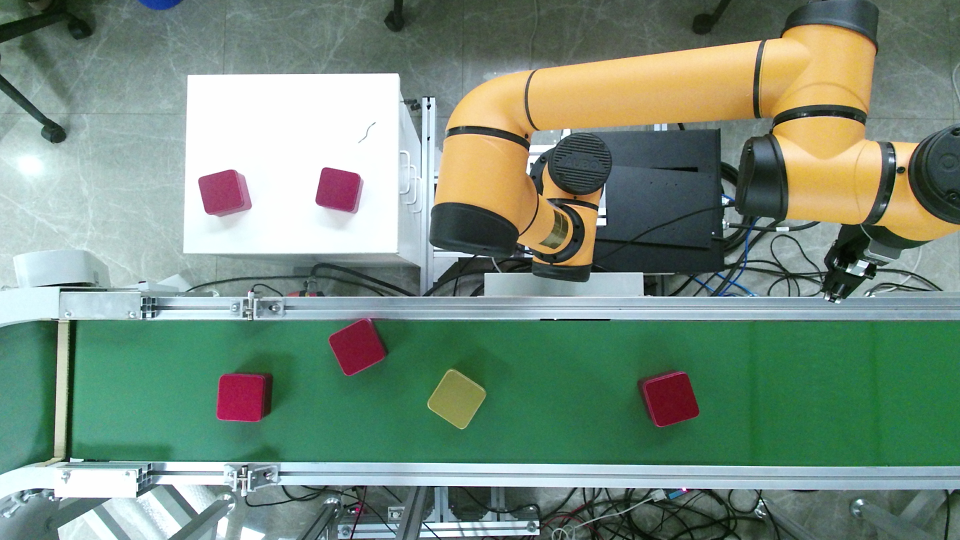
#> input picture src/lab_vision/scripts/imgs/test_aubo2.png, 1920 x 1080 px (shown at 1/2 size)
$ python main_test.py   (Python 2 division)   (older library calls are emulated)
#> lines starting #> are read from the running program, lines starting #| are printed output that depends on the picture; after the words box and inside, x2 and y2 are one past the last pixel; in counts of white or black regions, pixels touching at a corner belong together
### src/lab_vision/scripts/detector/detector_main.py
#!/usr/bin/env python
# encoding:utf-8
"""
图片感兴趣区域提取
根据颜色提取目标区域提取正方形区域
确定四个区域
     下料区 1 （传送带）
     产品区 2 （小车）
     原料区 3 （小车）
     上料区 4 （传送带）

定位下料区盒子位置
发布位置&姿态（二维）
"""
import cv2
import numpy as np
from detector.assembly_line_detector import AssemblyLineDetector
from detector.agv_detector import AgvDetector
from detector.box_detector import find_box
from common.global_ctl import is_debug_mode
from common.curve_tools import get_rect_range
import common.global_ctl as g_ctl


class DetectorMain:
    font_face = cv2.FONT_HERSHEY_COMPLEX

    def __init__(self, node_path, env_name = "env1"):
        if is_debug_mode:
            cv2.namedWindow("image")
            cv2.setMouseCallback("image", self.on_mouse_event)
        self.line_detector = AssemblyLineDetector()
        self.agv_detector = AgvDetector()
        # self.spliter_line_in_x = 790
        # self.spliter_agv_in_x = 600
        self.spliter_in_x_line = 950
        self.spliter_percent_in_x_line = 0.4
        self.spliter_percent_in_x_agv = 0.6
        self.node_path = node_path
        self.env_name = env_name
        self.init_params()

    def init_params(self):
        self.line_detector.load_params(self.node_path, self.env_name)
        self.agv_detector.load_params(self.node_path, self.env_name)
#> further down, pic is the input picture: shape (1080, 1920, 3); mean B, G, R 124.9, 141.3, 119.5

    # [4 lines left out: function save_params, not called in this run]

    def start_find(self, img):
        # img = pic.copy()
        # image = cv2.resize(image, None, fx=0.5, fy=0.5, interpolation=cv2.INTER_LINEAR)
        h, w, c = img.shape
        # print("width: {}, height: {}, channel: {}".format(w, h, c))
        # 提取流水线区域

        # print("----------------开始查找传送带盒子--------------")
        assembly_line_box_lst = []
        line_rst = self.line_detector.detect(img)
        if not line_rst:
            print("未发现流水线，请检查并确认！ <<<<<<<<<<")
        else:
            img_masked, img_color_masked, target_area = line_rst
            # cv2.imshow("img_masked", img_masked)
            # 在流水线指定区域找盒子， img_color_masked是数据源
            assembly_line_box_lst = find_box(img_masked, img_color_masked, "line")

            target_area_range = get_rect_range(target_area)

            # 绘制分割线
            spliter_in_x_line = self.draw_split_line(img_color_masked, target_area_range, self.spliter_in_x_line, False)

            # 把盒子根据当前的绝对位置推算个类型
            # 组装线 x < 790 , type=0原材料，type=1成品，type=2上料空位
            assembly_line_box_lst = [ (box[0], box[1], 1 if box[0][0] < spliter_in_x_line else 0)
                for box in assembly_line_box_lst]

            # 把传送带原材料区的空白位置构建出点和x向量，且type=2
            # 取出竖直方向的中点，在水平方向0.6的位置，设置为上料区
            y_start, y_end, x_start, x_end = target_area_range
            radius = 60

            x_end[0] = min(spliter_in_x_line + 600, 1920)
            for i in range(3):
                center = tuple(np.int0(x_start + (x_end - x_start) * (1.0 - i * 0.1)))

                # 如果上料区的半径区域没点，就确认当前区域可以放盒子，并且不再往左找了 （看看上料区目前有没有盒子）
                filter_rst_lst = [box for box in assembly_line_box_lst
                                  if box[2] == 0 and (center[0] - radius) < box[0][0] < (center[0] + radius)]

                if len(filter_rst_lst) == 0:
                    vect_y = (-1, 0)
                    # vect_x = x_end - x_start
                    # vect_x = vect_x / np.linalg.norm(vect_x)
                    assembly_line_box_lst.append([center, vect_y, 2])
                    # 此区域目前没盒子，可以放
                    cv2.circle(img_color_masked, center, radius, (230, 80, 160), 2)
                    cv2.circle(img_color_masked, center, 5, (0,0,255), -1)
                    cv2.arrowedLine(img_color_masked, center, tuple(center + np.array(vect_y) * 60),
                                    (0, 255, 0), 2, cv2.LINE_AA)
                    break

            else:
                print ">>>>>>>>>>> 当前传送带上没有合适的位置放置盒子 <<<<<<<<<<<<<<<<<"


            img_color_masked_half = cv2.resize(img_color_masked, None, fx=0.5, fy=0.5)
            cv2.imshow("img_color_masked-line", img_color_masked_half)
            cv2.moveWindow("img_color_masked-line", 0, 540)

        # print("----------------开始查找AVG盒子--------------")
        # 提取AGV小车区域
        agv_box_lst = []
        agv_rst = self.agv_detector.detect(img)
        if not agv_rst:
            print("未发现AGV小车，请检查并确认！ <<<<<<<<<<")
        else:
            agv_img_masked, agv_img_color_masked, agv_target_area = agv_rst
            # 在AGV小车上查找盒子： agv_img_color_masked是数据源, [center(x, y), vector_y(x, y)]
            agv_box_lst = find_box(agv_img_masked, agv_img_color_masked, "agv")

            agv_target_area_range = get_rect_range(agv_target_area)

            spliter_in_x_agv = self.draw_split_line(agv_img_color_masked, agv_target_area_range,
                                                    self.spliter_percent_in_x_agv)

            # 把盒子根据当前的绝对位置推算个类型
            # 小车线 x < 600 , type=0原材料，type=1产品，type=2产品区空位
            agv_box_lst = [(box[0], box[1], 1 if box[0][0] < spliter_in_x_agv else 0)
                           for box in agv_box_lst]


            y_start, y_end, x_start, x_end = agv_target_area_range
            # 绘制2个水平分割线
            # y_spliters = [0, 0.333, 0.666, 1.0]
            # 绘制1个水平分割线
            y_spliters = [0, 0.5, 1.0]

            # 把AVG产品区的空白位置构建出点和y向量，且type=2
            # 遍历每个产品矩形区域，看看有没有落在其中的产品中心点，没有则构建 空白位置数据-------这里是一行一行遍历的
            for s_index in range(len(y_spliters) - 1):
                spliter = y_spliters[s_index]

                # 右上角
                y_point = np.int0(y_start + (y_end - y_start) * spliter)
                # 右下角
                y_point_next = np.int0(y_start + (y_end - y_start) * y_spliters[s_index + 1])

                # ----------------------------------------------------------原料区
                top_right = np.array([x_end[0], y_start[1]])
                bottom_right = np.array([x_end[0], y_end[1]])

                raw_area = np.array([
                    y_point,
                    y_point_next,
                    np.int0(top_right + (bottom_right - top_right) * y_spliters[s_index + 1]),
                    np.int0(top_right + (bottom_right - top_right) * spliter),
                ])

                # 在原料区判断, 是否有空位
                filter_raw_lst = [box for box in agv_box_lst
                                  if box[2] == 0 and y_point[1] < box[0][1] < y_point_next[1]]

                if len(filter_raw_lst) == 0:
                    # 如果没有点
                    center = (raw_area[0] + raw_area[2]) * 0.5
                    center[0] += ((raw_area[3] - raw_area[0]) * 0.1)[0]
                    center = np.int0(center)
                    vect_y = (0, 1)
                    agv_box_lst.append([tuple(center), tuple(vect_y), 2])
                    cv2.circle(agv_img_color_masked, tuple(center), 60, (230, 80, 160), 2)
                    cv2.circle(agv_img_color_masked, tuple(center), 5, (0,0,255), -1)
                    cv2.arrowedLine(agv_img_color_masked, tuple(center), tuple(center + (np.array(vect_y) * 60)),
                                    (0, 255, 0), 2, cv2.LINE_AA)

                # ----------------------------------------------------------产品区

                # 矩形区域
                pro_area = np.array([
                    [x_start[0], y_point[1]],       # 左上
                    [x_start[0], y_point_next[1]],  # 左下
                    y_point_next,                   # 右下
                    y_point                         # 右上
                ])
                # 在Pro产品区判断, 是否有产品空位
                filter_pro_lst = [box for box in agv_box_lst
                                  if box[2] == 1 and y_point[1] < box[0][1] < y_point_next[1]]

                if len(filter_pro_lst) == 0:
                    # 如果没有点
                    center = (pro_area[0] + pro_area[2]) * 0.5
                    center[0] += ((pro_area[3] - pro_area[0]) * 0.26)[0]
                    center = np.int0(center)
                    # vect_y = y_end - y_start
                    # vect_y = vect_y / np.linalg.norm(vect_y)
                    # 目前只能传整形数据，就不自己算向量了。
                    vect_y = (0, 1)
                    agv_box_lst.append([tuple(center), tuple(vect_y), 2])

                    cv2.circle(agv_img_color_masked, tuple(center), 60, (230, 80, 160), 2)
                    cv2.circle(agv_img_color_masked, tuple(center), 5, (0,0,255), -1)
                    cv2.arrowedLine(agv_img_color_masked, tuple(center), tuple(center + (np.array(vect_y) * 60)),
                                    (0, 255, 0), 2, cv2.LINE_AA)
                    # cv2.fillPoly(agv_img_color_masked, [pro_area], (200,25,100), cv2.LINE_AA)


            # 绘制分割线
            for spliter in y_spliters:
                y_point = np.int0(y_start + (y_end - y_start) * spliter)
                p_start = (x_start[0], y_point[1])
                p_end = (x_end[0], y_point[1])
                cv2.line(agv_img_color_masked, p_start, p_end, (30, 150, 255), 2, cv2.LINE_AA)

            agv_img_color_masked_half = cv2.resize(agv_img_color_masked, None, fx=0.5, fy=0.5)
            cv2.imshow("img_color_masked-agv", agv_img_color_masked_half)
            cv2.moveWindow("img_color_masked-agv", 960, 540)


        if g_ctl.is_debug_mode:
            # 中心画一条线，保证在盒子在中心位置附近
            cv2.line(img, (w / 2, 0), (w / 2, h), (50, 255, 50), 2, cv2.LINE_AA)
            line_offset_x = -30
            cv2.line(img, (w / 2 + line_offset_x, 0), (w / 2 + line_offset_x, h), (50, 255, 50), 2, cv2.LINE_AA)
            line_offset_x = -530
            cv2.line(img, (w / 2 + line_offset_x, 0), (w / 2 + line_offset_x, h), (50, 255, 50), 2, cv2.LINE_AA)
            line_offset_x = 444
            cv2.line(img, (w / 2 + line_offset_x, 0), (w / 2 + line_offset_x, h), (50, 255, 50), 2, cv2.LINE_AA)

            cv2.line(img, (0, h / 2), (w, h / 2), (50, 50, 255), 2, cv2.LINE_AA)
            line_offset_y = 48
            cv2.line(img, (0, h / 2 + line_offset_y), (w, h / 2 + line_offset_y), (50, 50, 255), 2, cv2.LINE_AA)
            line_offset_y = 316
            cv2.line(img, (0, h / 2 + line_offset_y), (w, h / 2 + line_offset_y), (50, 50, 255), 2, cv2.LINE_AA)
            line_offset_y = 360
            cv2.line(img, (0, h / 2 + line_offset_y), (w, h / 2 + line_offset_y), (50, 50, 255), 2, cv2.LINE_AA)

            cv2.putText(img, "Center", (w / 2 + 50, h / 2 - 50), DetectorMain.font_face, fontScale=1.3, color=(255, 100, 255), thickness=2, lineType=cv2.LINE_AA)
            cv2.arrowedLine(img, (w / 2 + 50, h / 2 - 50), (w / 2 + 5, h / 2 - 5), (0,255,255), 2)

            cv2.imshow("image", img)
        # 打印盒子列表 [(center, vector_x),(center, vector_x) ...]
        return assembly_line_box_lst, agv_box_lst

    def draw_split_line(self, img_color_masked, target_area_range, spliter_value_in_x, is_percent = True):
        y_start, y_end, x_start, x_end = target_area_range

        if is_percent:
            x = int((x_end[0] - x_start[0]) * spliter_value_in_x + x_start[0])
        else:
            x = spliter_value_in_x
        # 绘制竖分线
        cv2.line(img_color_masked,
                 (x, y_start[1]),
                 (x, y_end[1]), (200, 60, 255), 2, cv2.LINE_AA)
        line_start = (x, y_start[1])
        cv2.putText(img_color_masked, "Raw", (line_start[0] + 50, line_start[1] - 20),
                    DetectorMain.font_face, fontScale=1, color=(255, 255, 255), thickness=2, lineType=cv2.LINE_AA)
        cv2.putText(img_color_masked, "Pro", (line_start[0] - 120, line_start[1] - 20),
                    DetectorMain.font_face, fontScale=1, color=(255, 255, 255), thickness=2, lineType=cv2.LINE_AA)
        return x

    def on_mouse_event(self, event, x, y, flags, param):
        if event == cv2.EVENT_LBUTTONDOWN:
            print("坐标----------------------({}, {})------------------".format(x, y))

### src/lab_vision/scripts/detector/assembly_line_detector.py
#!/usr/bin/env python
# encoding:utf-8
import cv2
import numpy as np
from common.abs_detector import AbsDetector
from common.curve_tools import shrink_polygon
import common.global_ctl as g_ctl

class AssemblyLineDetector(AbsDetector):

    def __init__(self):
        super(AssemblyLineDetector, self).__init__()
        self.h_min = 40
        self.h_max = 100
        self.s_min = 60 # 教室晚上60, 教室白天83
        self.s_max = 255
        self.v_min = 54
        self.v_max = 255
        self.kernal = cv2.getStructuringElement(cv2.MORPH_RECT, (5, 5))

        self.init_track_bar("line")

    def detect(self, image):
        height, width = image.shape[:2]
        # 根据颜色提取目标区域提取正方形区域
        hsv = cv2.cvtColor(image, cv2.COLOR_BGR2HSV)
#> hsv: shape (1080, 1920, 3); mean H, S, V 73.4, 80.9, 148.9
        mask = cv2.inRange(hsv, (self.h_min, self.s_min, self.v_min), (self.h_max, self.s_max, self.v_max))
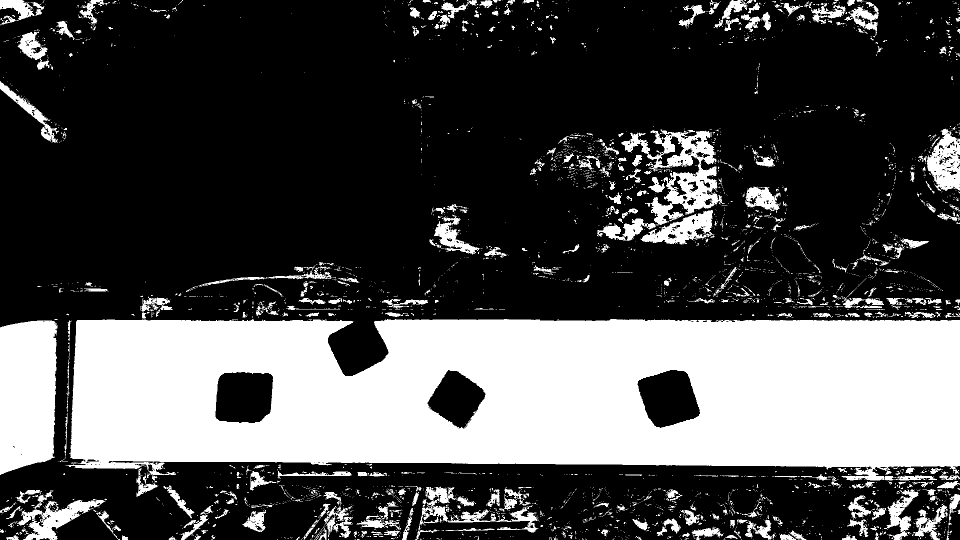
#> mask: shape (1080, 1920) (shown at 1/2 size); 30.4% white; 3772 white regions (3305 under 20 px), largest, box (x1, y1, x2, y2) and area: (131, 638, 1920, 961) 476588, (0, 641, 114, 950) 31632, (1194, 259, 1449, 482) 15935

        win_name = self.get_win_name()
        if win_name:
            tmp_mask = cv2.resize(mask, None, fx=0.5, fy=0.5)
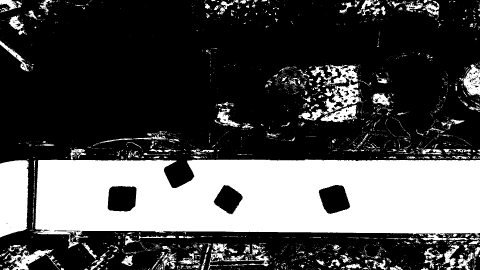
#> tmp_mask: shape (540, 960) (shown at 1/2 size); min 0, max 255, mean 77.6
            cv2.imshow(win_name, tmp_mask)

        copy = image.copy()
        copy[mask != 0] = [0, 0, 0]
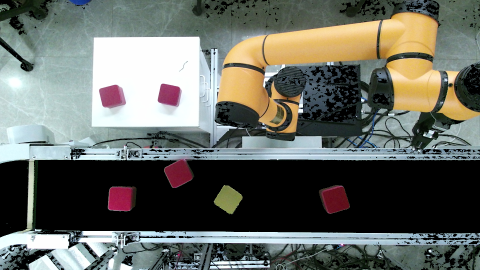
#> copy: shape (1080, 1920, 3) (shown at 1/4 size); mean B, G, R 99.3, 106.4, 103

        dst_img = cv2.morphologyEx(mask, cv2.MORPH_OPEN, self.kernal)
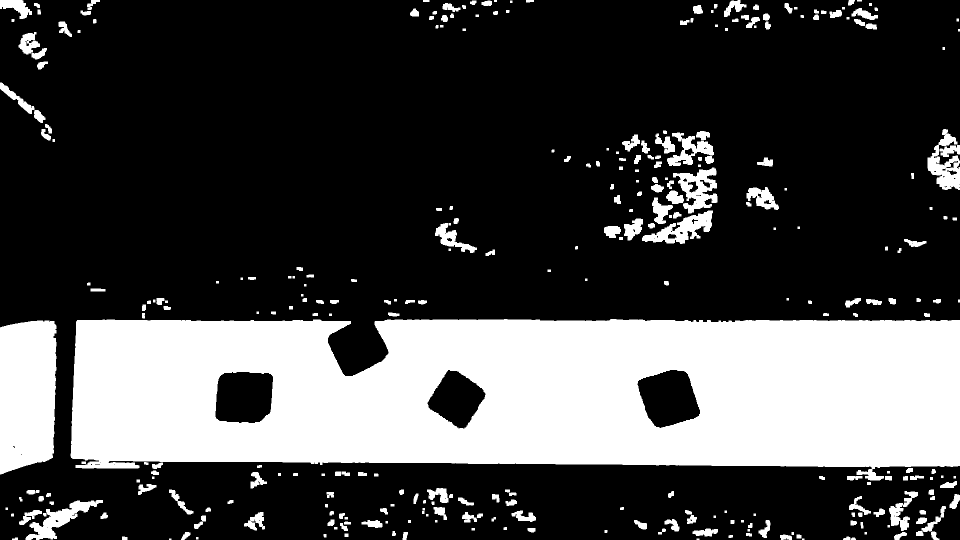
#> dst_img: shape (1080, 1920) (shown at 1/2 size); 27.6% white; 317 white regions (3 under 20 px)
        # cv2.imshow("dst_img", dst_img)

        _, contours, hierarchy = cv2.findContours(dst_img, cv2.RETR_EXTERNAL, cv2.CHAIN_APPROX_SIMPLE)
#> contours = 317 contours, 37 with area under 20; largest, box (x1, y1, x2, y2) and area: (141, 638, 1920, 961) 500447, (0, 641, 113, 949) 31158, (1346, 335, 1435, 427) 4160, (1284, 421, 1426, 488) 3980, (1855, 258, 1920, 380) 3792

        target_area = None
        contour = None
        for i, cnt in enumerate(contours):
            # 绘制原始曲线
            cv2.drawContours(copy, contours, i, (255, 0, 0), 2)

            # [12 lines of commented-out code are left out]

            area = cv2.contourArea(cnt)  # 面积
            cnt_len = cv2.arcLength(cnt, True)  # 周长
            approx_curve = cv2.approxPolyDP(cnt, cnt_len * 0.02, True)  # 近似多边形
            curve = approx_curve.shape[0]  # 近似多边形边数

            if area > 100000:
                # print("目标区域面积: [{}]，边个数: [{}]".format(area, curve))
                rect = cv2.minAreaRect(cnt)
                target_area = cv2.boxPoints(rect)

                # 把这个矩形区域的宽高缩小到90% (切掉边缘)
                target_area = shrink_polygon(target_area, 0.95)
                target_area = np.int0(target_area)

                contour = cnt
                # 绘制逼近曲线
                cv2.drawContours(copy, [approx_curve], 0, (120, 200, 20), 2)

                # 绘制最小有向包容盒
                cv2.drawContours(copy, [target_area], 0, (0, 0, 255), 2)
#> this loop made 317 passes
#> (area, cnt_len, curve, rect, target_area) on pass 138: (500447, 5000.7, 7, ((1030.4, 797.7), (320.5, 1778.1), -89.83), [[1905, 947], [154, 942], [154, 648], [1906, 653]])
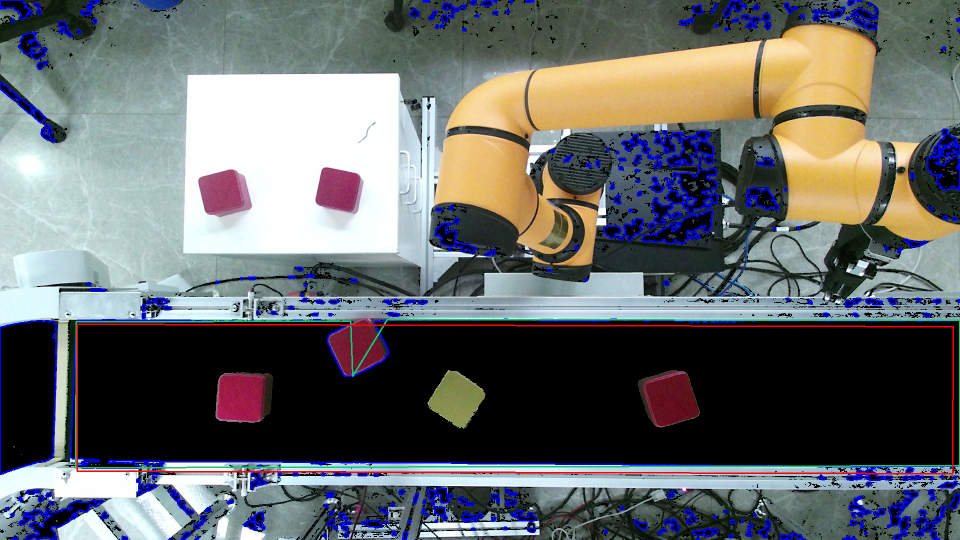
#> copy: shape (1080, 1920, 3) (shown at 1/2 size); 4.35% of pixels changed, all inside (x1, y1, x2, y2) = (0, 0, 1920, 1080)

        if g_ctl.is_debug_mode:
            copy = cv2.resize(copy, None, fx=0.5, fy=0.5)
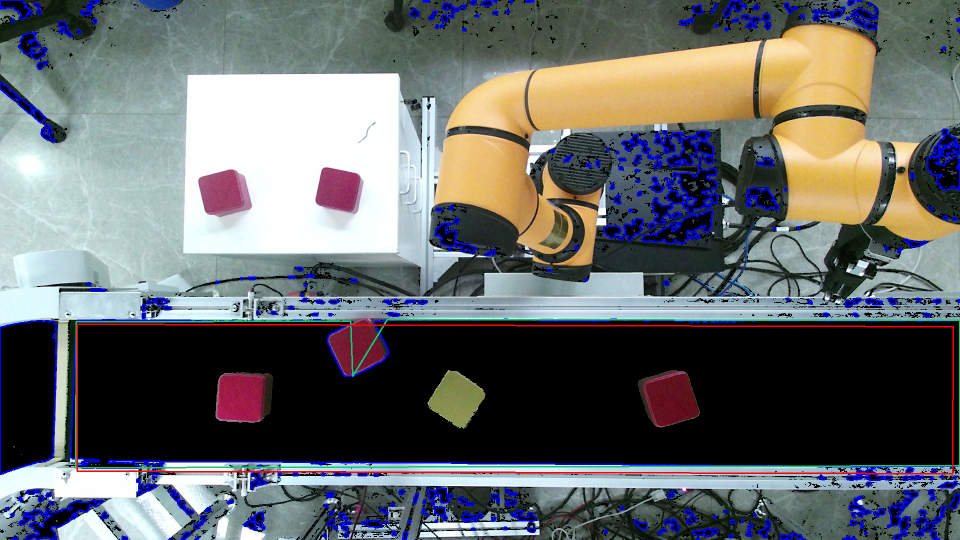
#> copy: shape (540, 960, 3); mean B, G, R 106.3, 105.8, 103.1
            cv2.imshow("copy_dst_line", copy)
            cv2.moveWindow("copy_dst_line", 0, 0)

        if target_area is None:
            print("未发现目标区域")
        else:
            # x, y, w, h = cv2.boundingRect(target_area)
            # print(x, y, w, h)
            # print(target_area)
            # 把这个矩形区域的高度缩小到90% (切掉上下边缘)

            roi_mask = np.zeros([height, width], np.uint8)
            roi_mask = cv2.fillPoly(roi_mask, [target_area], (255, 255, 255))
#> roi_mask: shape (1080, 1920); 24.9% white; 1 white region, box (x1, y1, x2, y2) and area: (154, 648, 1907, 948) 516990

            img_masked = cv2.bitwise_and(dst_img, dst_img, mask=roi_mask)
#> img_masked: shape (1080, 1920); 21.8% white; 12 white regions (4 under 20 px), largest, box (x1, y1, x2, y2) and area: (154, 648, 1907, 948) 450430, (304, 925, 326, 938) 185, (1812, 936, 1826, 946) 116
#> (the rest of the program and of its run is left out)
